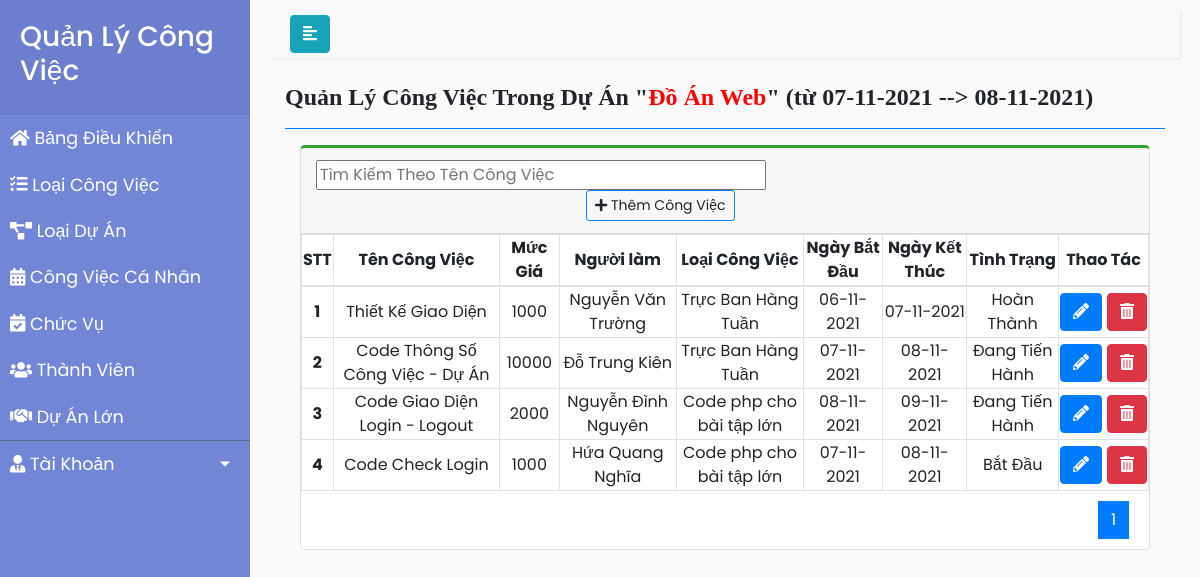
Screenshot of /DuAnLon/PhanCongCongViec/index.php?id=1 with the database file from the repository.
### tables this page shows
CREATE TABLE `duanlon` (
  `id` int(11) NOT NULL,
  `TenDuAn` varchar(50) NOT NULL,
  `LoaiDuAn` varchar(50) NOT NULL,
  `TinhTrang` varchar(50) NOT NULL,
  `NgayBatDau` date NOT NULL,
  `NgayKetThuc` date NOT NULL
);

CREATE TABLE `pc_congviec_dal` (
  `id` int(11) NOT NULL,
  `idDuAn` int(11) NOT NULL,
  `TenCongViec` varchar(50) NOT NULL,
  `MucGia` varchar(50) NOT NULL,
  `NguoiLam` varchar(50) NOT NULL,
  `LoaiCongViec` varchar(50) NOT NULL,
  `NgayBatDau` date NOT NULL,
  `NgayKetThuc` date NOT NULL,
  `TinhTrang` varchar(50) NOT NULL,
  `MaMau` varchar(50) NOT NULL
);

### DuAnLon/PhanCongCongViec/index.php (the view, shortened to what this page needs)
<!DOCTYPE html>
<html>
<head>
    <link rel="stylesheet" href="https://stackpath.bootstrapcdn.com/bootstrap/4.1.0/css/bootstrap.min.css">
    <link rel="stylesheet" href="style_PCCV.css">
    <link rel="stylesheet" href="https://cdnjs.cloudflare.com/ajax/libs/malihu-custom-scrollbar-plugin/3.1.5/jquery.mCustomScrollbar.min.css">
</head>
<body>
    <div class="wrapper">
        <nav id="sidebar">
            <div class="sidebar-header">
                <h3>Quản Lý Công Việc</h3>
            </div>
            <ul class="list-unstyled components" style="margin-bottom: 0px; padding: 0px">
                <li><a href="../../BangDieuKhien/index.php"><i class="fas fa-home"></i> Bảng Điều Khiển</a></li>
                <li><a href="/baitaplonweb/LoaiCongViec/index.php"><i class="fas fa-tasks"></i> Loại Công Việc</a></li>
                <li><a href="/baitaplonweb/LoaiDuAn/index.php"><i class="fas fa-project-diagram"></i> Loại Dự Án</a></li>
                <li><a href="/baitaplonweb/CongViecCaNhan/index.php"><i class="fas fa-calendar-alt"></i> Công Việc Cá Nhân</a></li>
                <li><a href="/baitaplonweb/ChucVu/index.php"><i class="fas fa-calendar-check"></i> Chức Vụ</a></li>
                <li><a href="/baitaplonweb/ThanhVien/index.php"><i class="fas fa-users"></i> Thành Viên</a></li>
                <li><a href="/baitaplonweb/DuAnLon/index.php"><i class="fas fa-handshake"></i> Dự Án Lớn</a></li>
            </ul>
            <ul style="padding-left: 0px;">
                <li>
                    <a href="#pageSubmenu" data-toggle="collapse" aria-expanded="false" class="dropdown-toggle"><i class="fas fa-user-tie"></i> Tài Khoản</a>
                </li>
            </ul>
        </nav>
        <div id="content">
            <nav class="navbar navbar-expand-lg navbar-light bg-light">
                <div class="container-fluid">
                    <button type="button" id="sidebarCollapse" class="btn btn-info">
                        <i class="fas fa-align-left"></i>
                    </button>
                </div>
            </nav>
            <div class="content-header">
                <div class="container-fluid">
                    <?php
                    $_ID = $_GET['id'];
                    $conn = mysqli_connect("localhost", "root", "", "bt_qlcv");
                    if ($conn != true) {
                        die("connect error" . mysqli_connect_errno());
                    } else {
                        $sql = "SELECT * FROM duanlon WHERE id = '$_ID' ";
                        $result = mysqli_query($conn, $sql);
                        if ($result) {
                            while ($row = mysqli_fetch_assoc($result)) {
                                $tenda = $row['TenDuAn'];
                                $ngaybd = $row['NgayBatDau'];
                                $chuyennbd = date('d-m-Y', strtotime($ngaybd));
                                $ngaykt = $row['NgayKetThuc'];
                                $chuyennkt = date("d-m-Y", strtotime($ngaykt));
                                echo '<tr>
                                        <h4 style="font-family:Time New Roman" class="m-0"><strong>Quản Lý Công Việc Trong Dự Án "<span style="color: red;font-family:Time New Roman"">' . $tenda . '</span>" (<spam>từ ' . $chuyennbd . ' --> ' . $chuyennkt . '</spam>)</strong></h4>
                                    </tr>';
                            }
                        }
                    }
                    ?>
                    <hr class="border-primary">
                </div>
            </div>
            <section class="content">
                <div class="container-fluid">
                    <div class="col-lg-12">
                        <div class="card card-outline card-success" style="border-top: 3px solid rgb(48, 162, 48); border-radius: 5px;">
                            <div class="card-header">
                                <div class="row">
                                    <form method="post">
                                        <input type="text" name="txtSearch" style="width: 450px; margin-left:10px" placeholder="Tìm Kiếm Theo Tên Công Việc">
                                    </form>
                                    <div class="card-tools" style="margin-left:280px">
                                        <?php
                                        $_ID = $_GET['id'];
                                        echo '<tr>
                                                <a class="btn btn-block btn-sm btn-default btn-flat border-primary" href="them_cvpc.php?idDuAn=' . $_ID . '"><i class="fa fa-plus"></i> Thêm Công Việc</a>
                                            </tr>';
                                        ?>
                                    </div>
                                </div>
                            </div>
                            <table class="table-bordered">
                                <thead>
                                    <tr>
                                        <th scope="col" style="text-align: center">STT</th>
                                        <th scope="col" style="text-align: center">Tên Công Việc</th>
                                        <th scope="col" style="text-align: center">Mức Giá</th>
                                        <th scope="col" style="text-align: center">Người làm</th>
                                        <th scope="col" style="text-align: center">Loại Công Việc</th>
                                        <th scope="col" style="text-align: center">Ngày Bắt Đầu</th>
                                        <th scope="col" style="text-align: center">Ngày Kết Thúc</th>
                                        <th scope="col" style="text-align: center">Tình Trạng</th>
                                        <th scope="col" style="width: 90px; text-align: center">Thao Tác</th>
                                    </tr>
                                </thead>
                                <tbody>
                                    <?php
                                    $_ID = $_GET['id'];
                                    $conn = mysqli_connect("localhost", "root", "", "bt_qlcv");
                                    if ($conn != true) {
                                        die("connect error" . mysqli_connect_errno());
                                    } else {
                                        $sql = mysqli_query($conn, "select * from `pc_congviec_dal` WHERE  idDuAn = '$_ID'");
                                        $total = mysqli_num_rows($sql);
                                        $limit = 5;
                                        $total_page = ceil($total/$limit);
                                        $cr_page = isset($_GET['page']) ? $_GET['page'] : 1;
                                        $start = ($cr_page - 1) * $limit;
                                        $sql = "SELECT * FROM `pc_congviec_dal` WHERE  idDuAn = '$_ID' LIMIT $start,$limit";
                                        if (isset($_POST['txtSearch']) && $_POST['txtSearch'] != '') {
                                            $KeyWord = $_POST['txtSearch'];
                                            $sql = "SELECT * FROM `pc_congviec_dal` WHERE  idDuAn = '$_ID' and TenCongViec LIKE N'%" . $KeyWord . "%' ";
                                        } else {
                                            $sql = mysqli_query($conn, "select * from `pc_congviec_dal` WHERE  idDuAn = '$_ID'");
                                            $total = mysqli_num_rows($sql);
                                            $limit = 5;
                                            $total_page = ceil($total / $limit);
                                            $cr_page = isset($_GET['page'])? $_GET['page'] : 1;
                                            $start = ($cr_page - 1) * $limit;
                                            $sql = "SELECT * FROM `pc_congviec_dal` WHERE  idDuAn = '$_ID' LIMIT $start,$limit";
                                        }
                                        $result = mysqli_query($conn, $sql);
                                        if ($result) {
                                            $idtang = 0;
                                            while ($row = mysqli_fetch_assoc($result)) {
                                                $idtang++;
                                                $tencv = $row['TenCongViec'];
                                                $mucgia = $row['MucGia'];
                                                $nguoilam = $row['NguoiLam'];
                                                $loaicv = $row['LoaiCongViec'];
                                                $ngaybd = $row['NgayBatDau'];
                                                $chuyennbd = date('d-m-Y', strtotime($ngaybd));
                                                $ngaykt = $row['NgayKetThuc'];
                                                $chuyennkt = date("d-m-Y", strtotime($ngaykt));
                                                $tinhtrang = $row['TinhTrang'];
                                                echo '<tr>
                                                      <th scope="row" style="text-align: center">' . $idtang . '</th>
                                                      <td style="text-align: center">' . $tencv . '</td>
                                                      <td style="text-align: center">' . $mucgia . '</td>
                                                      <td style="text-align: center">' . $nguoilam . '</td>
                                                      <td style="text-align: center">' . $loaicv . '</td>
                                                      <td style="text-align: center">' . $chuyennbd . '</td>
                                                      <td style="text-align: center">' . $chuyennkt . '</td>
                                                      <td style="text-align: center">' . $tinhtrang . '</td>
                                                      <td style="text-align: center">
                                                            <button class = "btn btn-primary"><a href="sua_cvpc.php?id=' . $row['id'] . '"><i class="fas fa-pencil-alt"></i></a></button>
                                                            <button class = "btn btn-danger" onclick="return Del();"><a href="xoa_cvpc.php?id=' . $row['id'] . '" ><i class="fas fa-trash-alt"></i></a></button>
                                                      </td>
                                                    </tr>';
                                            }
                                        }
                                    }
                                    ?>
                                </tbody>
                            </table>
                            <ul class="pagination justify-content-end" style="margin: 10px 20px;">
                                <?php for ($i = 1; $i <= $total_page; $i++) { ?>
                                    <li class="<?php echo (($cr_page == $i) ? 'page-item active' : '') ?>" aria-current="page"><a class="page-link" href="index.php?page=<?php echo $i ?>"><?php echo $i ?></a></li>
                                <?php } ?>
                            </ul>
                        </div>
                    </div>
                </div>
            </section>
        </div>
    </div>
</body>
</html>

### DuAnLon/PhanCongCongViec/style_PCCV.css (style rules this page uses)
body { font-family: 'Poppins', sans-serif; background: #fafafa; }
a, a:hover, a:focus { color: inherit; text-decoration: none; transition: all 0.3s; }
.navbar { padding: 5px 5px; background: #fff; border: none; border-radius: 0; margin-bottom: 25px; box-shadow: 1px 1px 3px rgba(0, 0, 0, 0.1); }
.wrapper { display: flex; width: 100%; }
#sidebar { width: 250px; position: fixed; top: 0; left: 0; height: 100vh; z-index: 999; background: #7386D5; color: #fff; transition: all 0.3s; }
#sidebar .sidebar-header { padding: 20px; background: #6d7fcc; }
#sidebar ul.components { padding: 0px 0px 20px; border-bottom: 1px solid #47748b; }
#sidebar ul li a { padding: 10px; font-size: 1.1em; display: block; }
a[data-toggle="collapse"] { position: relative; }
.dropdown-toggle::after { display: block; position: absolute; top: 50%; right: 20px; transform: translateY(-50%); }
#content { width: calc(100% - 250px); padding: 10px 20px; min-height: 100vh; transition: all 0.3s; position: absolute; top: 0; right: 0; }

### rows the page displays
duanlon: TenDuAn "Đồ Án Web", NgayBatDau "07-11-2021", NgayKetThuc "08-11-2021"
pc_congviec_dal: TenCongViec "Thiết Kế Giao Diện", MucGia "1000", NguoiLam "Nguyễn Văn Trường", LoaiCongViec "Trực Ban Hàng Tuần", NgayBatDau "06-11-2021", NgayKetThuc "07-11-2021", TinhTrang "Hoàn Thành"
pc_congviec_dal: TenCongViec "Code Thông Số Công Việc - Dự Án", MucGia "10000", NguoiLam "Đỗ Trung Kiên", LoaiCongViec "Trực Ban Hàng Tuần", NgayBatDau "07-11-2021", NgayKetThuc "08-11-2021", TinhTrang "Đang Tiến Hành"
pc_congviec_dal: TenCongViec "Code Giao Diện Login - Logout", MucGia "2000", NguoiLam "Nguyễn Đình Nguyên", LoaiCongViec "Code php cho bài tập lớn", NgayBatDau "08-11-2021", NgayKetThuc "09-11-2021", TinhTrang "Đang Tiến Hành"
pc_congviec_dal: TenCongViec "Code Check Login", MucGia "1000", NguoiLam "Hứa Quang Nghĩa", LoaiCongViec "Code php cho bài tập lớn", NgayBatDau "07-11-2021", NgayKetThuc "08-11-2021", TinhTrang "Bắt Đầu"
